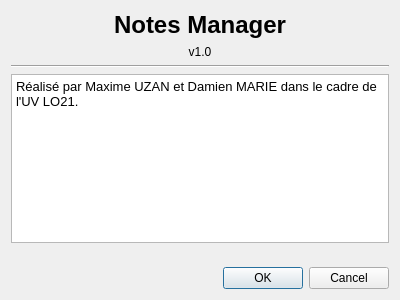
<?xml version="1.0" encoding="UTF-8"?>
<ui version="4.0">
 <class>AboutDialog</class>
 <widget class="QDialog" name="AboutDialog">
  <property name="geometry">
   <rect>
    <x>0</x>
    <y>0</y>
    <width>400</width>
    <height>300</height>
   </rect>
  </property>
  <property name="windowTitle">
   <string>Dialog</string>
  </property>
  <layout class="QVBoxLayout" name="verticalLayout">
   <item>
    <widget class="QLabel" name="label">
     <property name="font">
      <font>
       <pointsize>18</pointsize>
       <weight>75</weight>
       <bold>true</bold>
      </font>
     </property>
     <property name="text">
      <string>Notes Manager</string>
     </property>
     <property name="alignment">
      <set>Qt::AlignCenter</set>
     </property>
    </widget>
   </item>
   <item>
    <widget class="QLabel" name="label_2">
     <property name="text">
      <string>v1.0</string>
     </property>
     <property name="alignment">
      <set>Qt::AlignCenter</set>
     </property>
    </widget>
   </item>
   <item>
    <widget class="Line" name="line">
     <property name="orientation">
      <enum>Qt::Horizontal</enum>
     </property>
    </widget>
   </item>
   <item>
    <widget class="QTextBrowser" name="textBrowser">
     <property name="enabled">
      <bool>true</bool>
     </property>
     <property name="autoFillBackground">
      <bool>false</bool>
     </property>
     <property name="html">
      <string>&lt;!DOCTYPE HTML PUBLIC &quot;-//W3C//DTD HTML 4.0//EN&quot; &quot;http://www.w3.org/TR/REC-html40/strict.dtd&quot;&gt;
&lt;html&gt;&lt;head&gt;&lt;meta name=&quot;qrichtext&quot; content=&quot;1&quot; /&gt;&lt;style type=&quot;text/css&quot;&gt;
p, li { white-space: pre-wrap; }
&lt;/style&gt;&lt;/head&gt;&lt;body style=&quot; font-family:'Droid Sans'; font-size:10pt; font-weight:400; font-style:normal;&quot;&gt;
&lt;p style=&quot; margin-top:0px; margin-bottom:0px; margin-left:0px; margin-right:0px; -qt-block-indent:0; text-indent:0px;&quot;&gt;Réalisé par Maxime UZAN et Damien MARIE dans le cadre de l'UV LO21.&lt;/p&gt;&lt;/body&gt;&lt;/html&gt;</string>
     </property>
     <property name="textInteractionFlags">
      <set>Qt::NoTextInteraction</set>
     </property>
    </widget>
   </item>
   <item>
    <spacer name="verticalSpacer">
     <property name="orientation">
      <enum>Qt::Vertical</enum>
     </property>
     <property name="sizeHint" stdset="0">
      <size>
       <width>20</width>
       <height>40</height>
      </size>
     </property>
    </spacer>
   </item>
   <item>
    <widget class="QDialogButtonBox" name="buttonBox">
     <property name="orientation">
      <enum>Qt::Horizontal</enum>
     </property>
     <property name="standardButtons">
      <set>QDialogButtonBox::Cancel|QDialogButtonBox::Ok</set>
     </property>
    </widget>
   </item>
  </layout>
 </widget>
 <resources/>
 <connections>
  <connection>
   <sender>buttonBox</sender>
   <signal>accepted()</signal>
   <receiver>AboutDialog</receiver>
   <slot>accept()</slot>
   <hints>
    <hint type="sourcelabel">
     <x>248</x>
     <y>254</y>
    </hint>
    <hint type="destinationlabel">
     <x>157</x>
     <y>274</y>
    </hint>
   </hints>
  </connection>
  <connection>
   <sender>buttonBox</sender>
   <signal>rejected()</signal>
   <receiver>AboutDialog</receiver>
   <slot>reject()</slot>
   <hints>
    <hint type="sourcelabel">
     <x>316</x>
     <y>260</y>
    </hint>
    <hint type="destinationlabel">
     <x>286</x>
     <y>274</y>
    </hint>
   </hints>
  </connection>
 </connections>
</ui>
